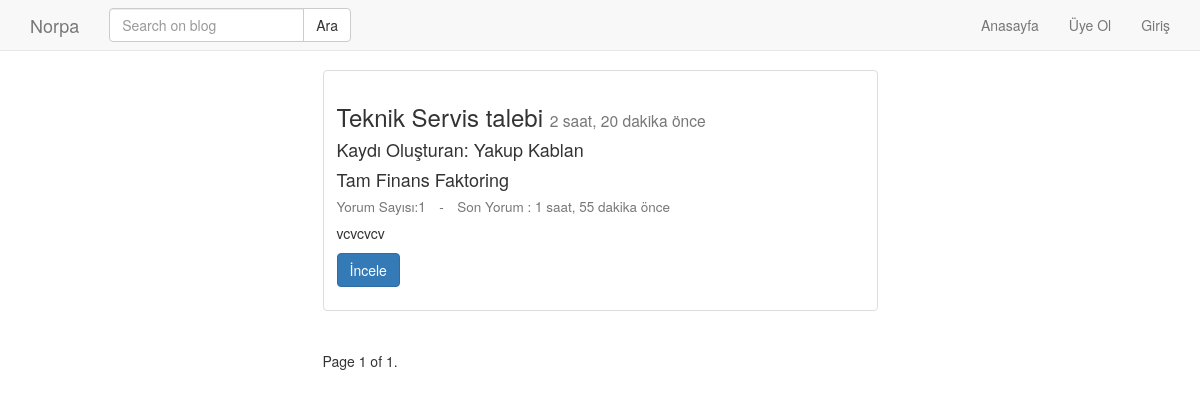
The app's page /post/index/, older data.
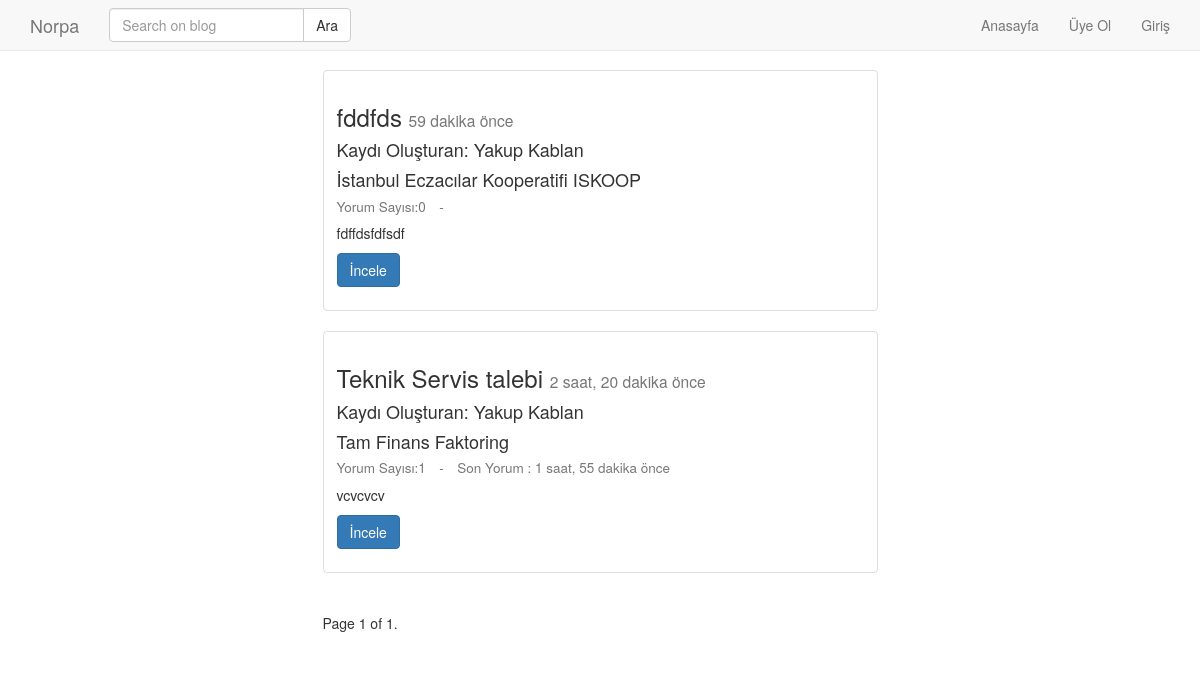
The same page, newer data.
### post/models.py (models this page shows, shortened)
class Post(models.Model):
    customer = models.ForeignKey(Customer, on_delete=models.DO_NOTHING, verbose_name="müşteriler")
    user = models.ForeignKey('auth.User', on_delete=models.CASCADE, verbose_name="Yazar", related_name='posts')
    title = models.CharField(max_length=120, verbose_name="Başlık")
    content = RichTextField(verbose_name="İçerik")
    publishing_date = models.DateTimeField(verbose_name="Yayımlanma Tarihi", auto_now_add=True)
    image = models.FileField(blank=True, null=True, verbose_name="Resim")
    checked = models.BooleanField(default=False)
    slug = models.SlugField(unique=True, editable=False, max_length=130)
    def get_comment_count(self):
        count = Comment.objects.filter (post_id = self.id).count()
        return count
    def get_son_yorum_tarihi(self):
        try:
            comments = Comment.objects.filter(post_id = self.id)
            comment = timesince(comments.first().publishing_date)
            comment = "Son Yorum : {} önce".format(comment)
            return comment
        except AttributeError:
            return ''
    def get_absolute_url(self):
        return reverse('postt:detail', kwargs={'slug': self.slug})
    class Meta:
        ordering = ['-publishing_date']

class Comment(models.Model):
    post = models.ForeignKey(Post, on_delete=models.CASCADE, related_name='comments')
    name = models.CharField(max_length=200, verbose_name="İsim")
    content = models.TextField(verbose_name="Yorum")
    publishing_date = models.DateTimeField(auto_now_add=True)
    class Meta:
        ordering = ['-publishing_date']

### customer/models.py (models this page shows)
class Customer(models.Model):
    customer_name = models.CharField(max_length=200, verbose_name="Müşteri Adı")
    def __str__(self):
        return self.customer_name

### post/views.py (the view, shortened to what this page needs)
# urls.py: path('index/', post_index, name='index'),
def post_index(request):
    post_list = Post.objects.filter(checked = False)
    url = request.get_full_path()
    if (url == '/post/kapali/'):
        post_list = Post.objects.filter(checked = True)
    query = request.GET.get('q')
    paginator = Paginator(post_list, 5) # Show 25 contacts per page
    page = request.GET.get('sayfa')
    try:
        posts = paginator.page(page)
    except PageNotAnInteger:
        posts = paginator.page(1)
    except EmptyPage:
        posts = paginator.page(paginator.num_pages)
    context = {
        'posts': posts,
    }
    return render(request, 'post/index.html', context)

### templates/post/index.html (shortened to what this page needs)
{% extends 'base.html' %}
{% block body %}
    <div class="container">
        {% for post in posts %}
        <div class="row">
            <div class="col-md-6 col-md-offset-3">
              <div class="thumbnail">
                <div class="caption">
                  <h3>{{ post.title }} <small> {{post.publishing_date | timesince}} önce </small></h3>
                  <h4>Kaydı Oluşturan: {{post.user.get_full_name}} </h4>
                  <h4>{{post.customer}}</h4>
                  <h4><small>Yorum Sayısı:{{post.get_comment_count}}&emsp;-&emsp;{{post.get_son_yorum_tarihi}}</small></h4>
                  <p>{{post.content |safe| linebreaks |truncatechars:150}}</p>
                  <p>
                        <a href="{{post.get_absolute_url}}" class="btn btn-primary" role="button">İncele</a>
                  </p>
                </div>
              </div>
            </div>
        </div>
        {% endfor %}
<div class="row">
    <div class="col-md-6 col-md-offset-3">
        <div class="pagination">
            <span class="step-links">
                <span class="current">
                    Page {{ posts.number }} of {{ posts.paginator.num_pages }}.
                </span>
            </span>
        </div>
    </div>
</div>
{% endblock %}

### templates/base.html (shortened to what this page needs)
{% load static %}
<html>
<head>
    <link rel="stylesheet" href="{% static 'css/bootstrap.min.css' %}">
    <link rel="stylesheet" href="{% static 'css/style.css' %}">
</head>
<body>
    {% include 'header.html' %}
    {% block body %}
    {% endblock %}
</html>

### templates/header.html (shortened to what this page needs)
<nav class="navbar navbar-default navbar-fixed-top"  role="banner">
    <div class="container">
        <div class="navbar-header">
            <a href="{% url 'accounts:home' %}" class="navbar-brand">Norpa</a>
        </div>
        <nav class="collapse navbar-collapse" role="navigation">
            <form class="navbar-form navbar-left" role="search" method="GET" action="">
                <div class="input-group">
                    <input class="form-control" type="text" name="q" placeholder="Search on blog" value="{{ request.GET.q}}" >
                    <span class="input-group-btn">
                        <input class="btn btn-default" type="submit" value="Ara">
                    </span>
                </div>
            </form>
            <ul class="nav navbar-nav navbar-right">
                {% if user.is_authenticated %}
                    {% if user.is_superuser %}
                        <li><a href="{% url 'postt:create' %}">Post Oluştur</a></li>
                    {% endif %}
                    <li><a href="{% url 'postt:index' %}">Açık Postlar</a></li>
                    <li><a href="{% url 'postt:kapali' %}">Kapalı Postlar</a></li>
                    <li><a href="{% url 'accounts:logout' %}">Çıkış</a></li>
                    <li><a href="#">Hoşgeldin {{request.user.get_full_name}}</a></li>
                {% else %}
                <li><a href="{% url 'accounts:home' %}">Anasayfa</a></li>
                <li><a href="{% url 'accounts:register' %}">Üye Ol</a></li>
                <li><a href="{% url 'accounts:login' %}">Giriş</a></li>
                {% endif %}
            </ul>
        </nav>
    </div>
</nav>

### static/css/style.css (style rules this page uses)
body { padding-top: 70px; }

Row changes from the older to the newer data that the page shows:
added Post: title "fddfds", publishing_date "59 dakika", user.get_full_name "Yakup Kablan", customer "İstanbul Eczacılar Kooperatifi ISKOOP", get_comment_count "0", content "fdffdsfdfsdf"
